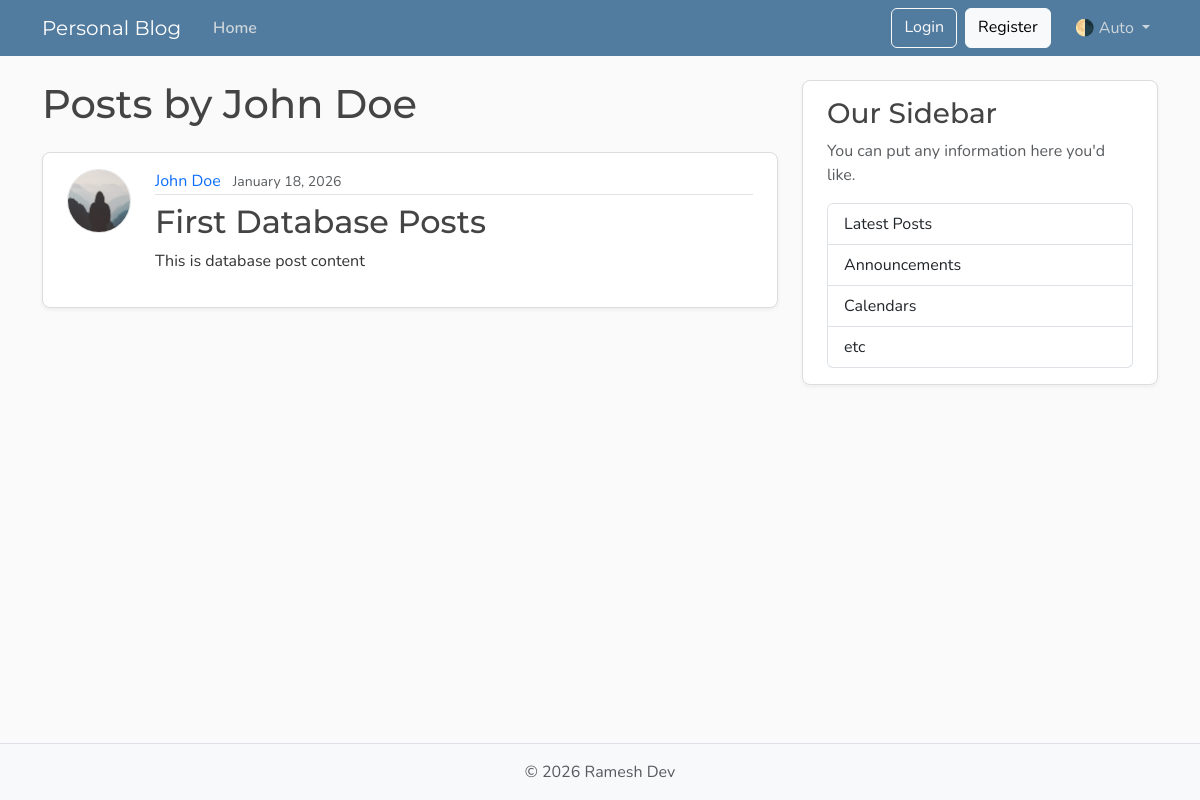
Before: /users/1/posts with the older database file.
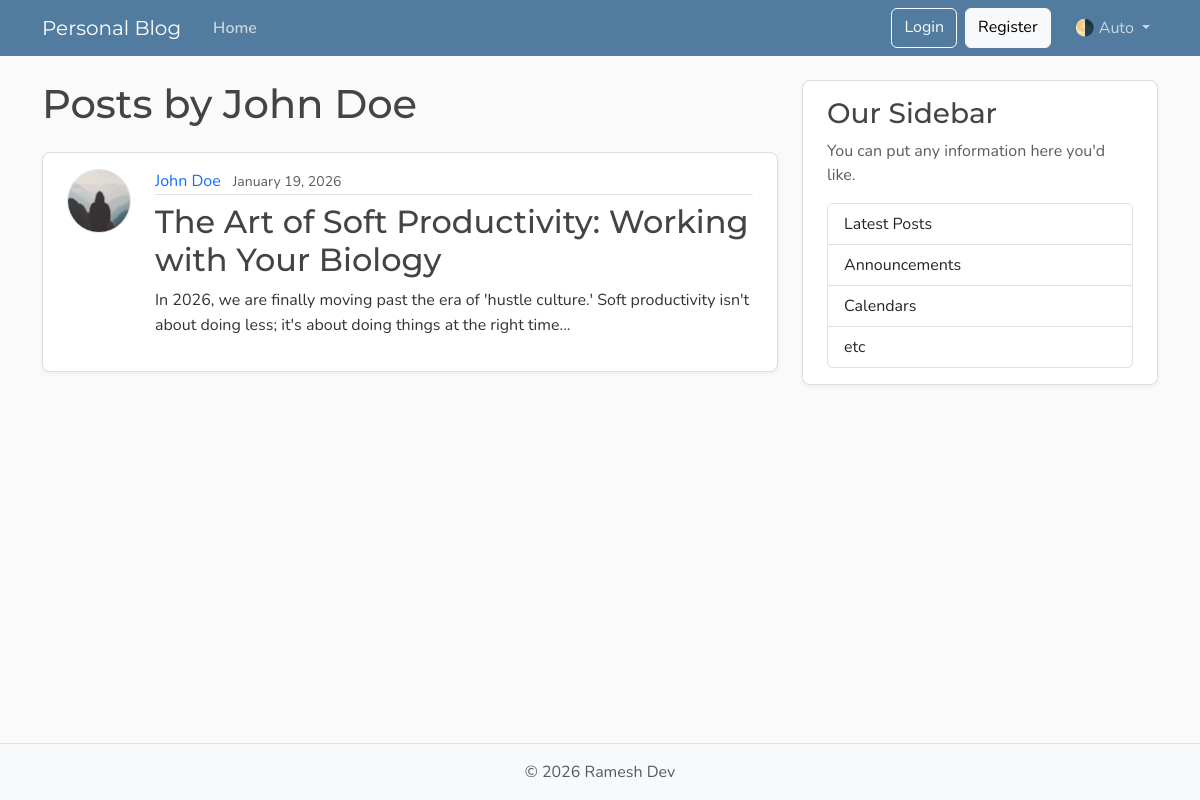
After: the same page with the newer database file.
### models.py (models this page shows, shortened)
class Post(Base):
    __tablename__ = "posts"
    id: Mapped[int] = mapped_column(Integer, primary_key=True, index=True)
    title: Mapped[str] = mapped_column(String(100), nullable=False)
    content: Mapped[str] = mapped_column(Text, nullable=False)
    user_id: Mapped[int] = mapped_column(
        ForeignKey("users.id"),
        nullable=False,
        index=True,
    )
    date_posted: Mapped[datetime] = mapped_column(
        DateTime(timezone=True),
        default=lambda: datetime.now(UTC),
    )
    author: Mapped[User] = relationship(back_populates="posts")

class User(Base):
    __tablename__ = "users"
    id: Mapped[int] = mapped_column(Integer, primary_key=True, index=True)
    username: Mapped[str] = mapped_column(String(50), unique=True, nullable=False)
    email: Mapped[str] = mapped_column(String(120), unique=True, nullable=False)
    image_file: Mapped[str | None] = mapped_column(
        String(200),
        nullable=True,
        default=None,
    )
    posts: Mapped[list[Post]] = relationship(
        back_populates="author",
        cascade="all, delete-orphan",
    )

### main.py (the view)
@app.get("/users/{user_id}/posts", include_in_schema=False, name="user_posts")
def user_posts_page(
    request: Request,
    user_id: int,
    db: Annotated[Session, Depends(get_db)],
):
    result = db.execute(select(models.User).where(models.User.id == user_id))
    user = result.scalars().first()
    if not user:
        raise HTTPException(
            status_code=status.HTTP_404_NOT_FOUND,
            detail="User not found",
        )
    result = db.execute(select(models.Post).where(models.Post.user_id == user_id))
    posts = result.scalars().all()
    return templates.TemplateResponse(
        request,
        "user_posts.html",
        {"posts": posts, "user": user, "title": f"{user.username}'s Posts"},
    )

### templates/user_posts.html
{% extends "layout.html" %}
{% block content %}
  <h1 class="mb-4">Posts by {{ user.username }}</h1>
  {% for post in posts %}
    <article class="content-section py-3 px-4 mb-4">
      <div class="d-flex align-items-start gap-4">
        <img class="rounded-circle article-img flex-shrink-0"
             src="{{ post.author.image_path }}"
             alt="{{ post.author.username }}'s profile picture"
             width="64"
             height="64"
             loading="lazy">
        <div class="flex-grow-1">
          <div class="article-metadata mb-2">
            <a class="me-2"
               href="{{ url_for('user_posts', user_id=post.author.id) }}">{{ post.author.username }}</a>
            <small class="text-body-secondary">{{ post.date_posted.strftime("%B %d, %Y") }}</small>
          </div>
          <h2>
            <a class="article-title"
               href="{{ url_for('post_page', post_id=post.id) }}">{{ post.title }}</a>
          </h2>
          <p class="article-content">{{ post.content }}</p>
        </div>
      </div>
    </article>
  {% else %}
    <p class="text-body-secondary">No posts by this user yet.</p>
  {% endfor %}
{% endblock content %}

Changed rows visible on the page:
changed Post "John Doe": date_posted "January 18, 2026" → "January 19, 2026"; title "First Database Posts" → "The Art of Soft Productivity: Working with Your Biology"; content "This is database post content" → "In 2026, we are finally moving past the era of 'hustle culture.' Soft productivity isn't about doing less; it's about doing things at the right time..."
